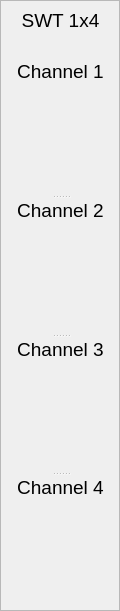
   <widget class="QFrame" name="frame5">
    <property name="geometry">
     <rect>
      <x>490</x>
      <y>110</y>
      <width>120</width>
      <height>611</height>
     </rect>
    </property>
    <property name="frameShape">
     <enum>QFrame::StyledPanel</enum>
    </property>
    <property name="frameShadow">
     <enum>QFrame::Raised</enum>
    </property>
    <widget class="QLabel" name="swtLabel">
     <property name="geometry">
      <rect>
       <x>0</x>
       <y>0</y>
       <width>121</width>
       <height>41</height>
      </rect>
     </property>
     <property name="font">
      <font>
       <pointsize>14</pointsize>
      </font>
     </property>
     <property name="text">
      <string>SWT 1x4</string>
     </property>
     <property name="alignment">
      <set>Qt::AlignCenter</set>
     </property>
    </widget>
    <widget class="QSplitter" name="splitter_8">
     <property name="geometry">
      <rect>
       <x>0</x>
       <y>60</y>
       <width>121</width>
       <height>551</height>
      </rect>
     </property>
     <property name="orientation">
      <enum>Qt::Vertical</enum>
     </property>
     <widget class="QLabel" name="swtChannelLabel1">
      <property name="font">
       <font>
        <pointsize>14</pointsize>
       </font>
      </property>
      <property name="text">
       <string>Channel 1</string>
      </property>
      <property name="alignment">
       <set>Qt::AlignHCenter|Qt::AlignTop</set>
      </property>
     </widget>
     <widget class="QLabel" name="swtChannelLabel2">
      <property name="font">
       <font>
        <pointsize>14</pointsize>
       </font>
      </property>
      <property name="text">
       <string>Channel 2</string>
      </property>
      <property name="alignment">
       <set>Qt::AlignHCenter|Qt::AlignTop</set>
      </property>
     </widget>
     <widget class="QLabel" name="swtChannelLabel3">
      <property name="font">
       <font>
        <pointsize>14</pointsize>
       </font>
      </property>
      <property name="text">
       <string>Channel 3</string>
      </property>
      <property name="alignment">
       <set>Qt::AlignHCenter|Qt::AlignTop</set>
      </property>
     </widget>
     <widget class="QLabel" name="swtChannelLabel4">
      <property name="font">
       <font>
        <pointsize>14</pointsize>
       </font>
      </property>
      <property name="text">
       <string>Channel 4</string>
      </property>
      <property name="alignment">
       <set>Qt::AlignHCenter|Qt::AlignTop</set>
      </property>
     </widget>
    </widget>
   </widget>
